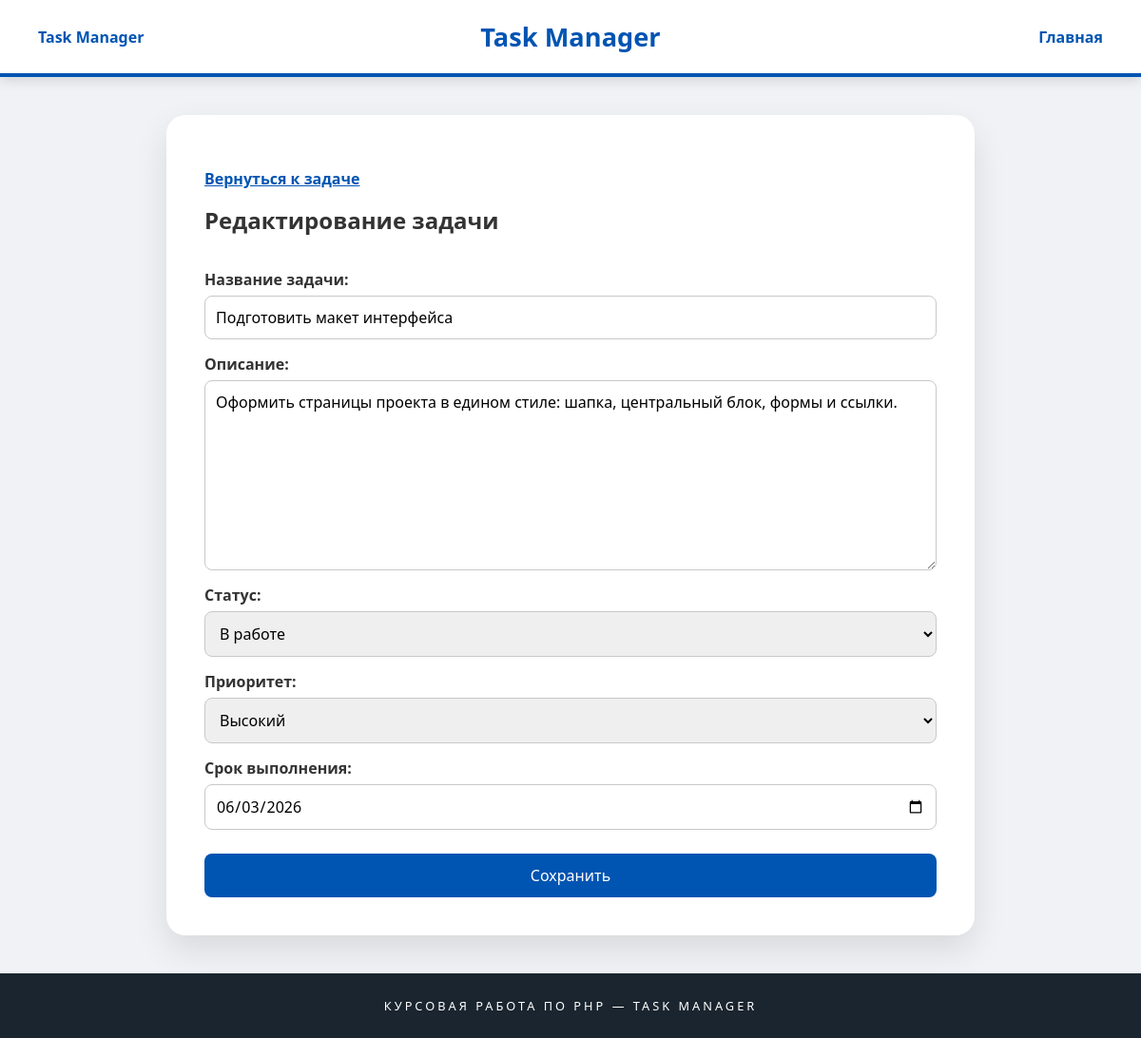
Page /tasks/2/edit on the committed database.
### tables this page shows
CREATE TABLE `tasks` (
    `id` INT NOT NULL AUTO_INCREMENT,
    `author_id` INT NOT NULL,
    `title` VARCHAR(255) NOT NULL,
    `description` TEXT NOT NULL,
    `status` ENUM('new', 'in_progress', 'done') NOT NULL DEFAULT 'new',
    `priority` ENUM('low', 'medium', 'high') NOT NULL DEFAULT 'medium',
    `deadline` DATE DEFAULT NULL,
    `created_at` DATETIME NOT NULL DEFAULT CURRENT_TIMESTAMP,
    `updated_at` DATETIME DEFAULT NULL,
    PRIMARY KEY (`id`),
    KEY `author_id_index` (`author_id`),
    CONSTRAINT `tasks_author_fk`
        FOREIGN KEY (`author_id`) REFERENCES `users` (`id`)
        ON DELETE CASCADE
);

### src/MyProject/Controllers/TaskController.php (called while the page is built, shortened)
<?php
class TaskController
{
    private $view;
    public function __construct()
    {
        $this->view = new View(__DIR__ . '/../../../templates');
    }
    public function edit(int $taskId): void
    {
        $task = Task::getById($taskId);
        $message = '';
        $this->view->renderHtml('tasks/edit.php', [
            'task' => $task,
            'message' => $message,
        ]);
    }
}

### src/settings.php (called while the page is built)
<?php
return [
    'db' => [
        'host' => 'localhost',
        'dbname' => 'task_manager',
        'user' => 'root',
        'password' => '',
    ],
];

### src/MyProject/Services/Db.php (called while the page is built, shortened)
<?php
class Db
{
    private static $instance;
    private $pdo;
    private function __construct()
    {
        $dbOptions = (require __DIR__ . '/../../settings.php')['db'];
        $this->pdo = new \PDO(
            'mysql:host=' . $dbOptions['host'] . ';dbname=' . $dbOptions['dbname'],
            $dbOptions['user'],
            $dbOptions['password']
        );
        $this->pdo->exec('SET NAMES UTF8');
        $this->pdo->setAttribute(\PDO::ATTR_ERRMODE, \PDO::ERRMODE_EXCEPTION);
    }
    public static function getInstance(): self
    {
        if (self::$instance === null) {
            self::$instance = new self();
        }
        return self::$instance;
    }
    public function query(string $sql, array $params = [], string $className = 'stdClass'): ?array
    {
        $statement = $this->pdo->prepare($sql);
        $result = $statement->execute($params);
        return $statement->fetchAll(\PDO::FETCH_CLASS, $className);
    }
}

### src/MyProject/Models/ActiveRecordEntity.php (called while the page is built, shortened)
<?php
abstract class ActiveRecordEntity
{
    protected ?int $id = null;
    public function getId(): int
    {
        return $this->id;
    }
    public static function getById(int $id): ?self
    {
        $db = Db::getInstance();
        $entities = $db->query(
            'SELECT * FROM `' . static::getTableName() . '` WHERE id = :id;',
            [':id' => $id],
            static::class
        );
        return $entities ? $entities[0] : null;
    }
    private function underscoreToCamelCase(string $source): string
    {
        return lcfirst(str_replace('_', '', ucwords($source, '_')));
    }
}

### src/MyProject/Models/Tasks/Task.php (called while the page is built, shortened)
<?php
class Task extends ActiveRecordEntity
{
    protected $title;
    protected $description;
    protected $status;
    protected $priority;
    protected $deadline;
    public function getTitle(): string
    {
        return $this->title;
    }
    public function getDescription(): string
    {
        return $this->description;
    }
    public function getStatus(): string
    {
        return $this->status;
    }
    public function getPriority(): string
    {
        return $this->priority;
    }
    public function getDeadline(): ?string
    {
        return $this->deadline;
    }
    protected static function getTableName(): string
    {
        return 'tasks';
    }
}

### src/routes.php (called while the page is built)
<?php
return [
    '~^/$~' => [\MyProject\Controllers\MainController::class, 'main'],
    '~^/tasks/(\d+)$~' => [\MyProject\Controllers\TasksController::class, 'show'],
    '~^/tasks/(\d+)/edit$~' => [\MyProject\Controllers\TaskController::class, 'edit'],
    '~^/tasks/(\d+)/comments$~' => [\MyProject\Controllers\CommentsController::class, 'add'],
    '~^/comments/(\d+)/edit$~' => [\MyProject\Controllers\CommentsController::class, 'edit'],
];

### templates/tasks/edit.php (the view, shortened to what this page needs)
<!DOCTYPE html>
<html lang="ru">
<head>
    <link rel="stylesheet" href="/styles/style.css">
</head>
<body>
<?php include __DIR__ . '/../header.php'; ?>
<main>
    <section class="form-block">
        <p>
            <a class="back-link" href="/tasks/<?= $task->getId() ?>">Вернуться к задаче</a>
        </p>
        <h2>Редактирование задачи</h2>
        <form method="post">
            <label for="title">Название задачи:</label>
            <input
                type="text"
                id="title"
                name="title"
                value="<?= htmlspecialchars($task->getTitle(), ENT_QUOTES, 'UTF-8') ?>"
            >
            <label for="description">Описание:</label>
            <textarea id="description" name="description" rows="8"><?= htmlspecialchars($task->getDescription(), ENT_QUOTES, 'UTF-8') ?></textarea>
            <label for="status">Статус:</label>
            <select id="status" name="status">
                <option value="in_progress" <?= $task->getStatus() === 'in_progress' ? 'selected' : '' ?>>В работе</option>
            </select>
            <label for="priority">Приоритет:</label>
            <select id="priority" name="priority">
                <option value="high" <?= $task->getPriority() === 'high' ? 'selected' : '' ?>>Высокий</option>
            </select>
            <label for="deadline">Срок выполнения:</label>
            <input
                type="date"
                id="deadline"
                name="deadline"
                value="<?= htmlspecialchars((string) $task->getDeadline(), ENT_QUOTES, 'UTF-8') ?>"
            >
            <button type="submit">Сохранить</button>
        </form>
    </section>
</main>
<?php include __DIR__ . '/../footer.php'; ?>
</body>
</html>

### templates/header.php
<header>
    <div class="logo-block">
        <a href="/">Task Manager</a>
    </div>
    <h1>Task Manager</h1>
    <nav class="header-menu">
        <a href="/">Главная</a>
    </nav>
</header>

### templates/footer.php
<footer>
    <p>Курсовая работа по PHP — Task Manager</p>
</footer>

### index.php (shortened to what this page needs)
<?php
$routes = require __DIR__ . '/src/routes.php';
$requestPath = parse_url($_SERVER['REQUEST_URI'], PHP_URL_PATH);
$requestPath = rawurldecode($requestPath);
foreach ($routes as $pattern => $route) {
    if (preg_match($pattern, $requestPath, $matches)) {
        $actionName = $route[1];
        $controller = new $controllerName();
        array_shift($matches);
        $controller->$actionName(...$matches);
        return;
    }
}

### styles/style.css (style rules this page uses)
* { box-sizing: border-box; }
body { font-family: 'Segoe UI', Tahoma, sans-serif; margin: 0; min-height: 100vh; display: flex; flex-direction: column; background-color: #f0f2f5; color: #222; }
header { display: grid; grid-template-columns: 1fr auto 1fr; align-items: center; padding: 20px 40px; background-color: #ffffff; border-bottom: 4px solid #0054b2; box-shadow: 0 4px 12px rgba(0, 0, 0, 0.12); }
.logo-block { justify-self: start; font-weight: 600; }
.logo-block a { color: #0054b2; text-decoration: none; }
header h1 { margin: 0; font-size: 1.7rem; color: #0054b2; text-align: center; }
.header-menu { justify-self: end; }
.header-menu a { color: #0054b2; font-weight: 600; text-decoration: none; }
main { flex: 1; display: flex; justify-content: center; align-items: flex-start; padding: 40px 20px; }
.content-block, .form-block { width: 100%; max-width: 850px; background-color: white; padding: 40px; border-radius: 20px; box-shadow: 0 15px 35px rgba(0, 0, 0, 0.1); }
.content-block h2, .form-block h2 { margin-top: 0; color: #333; }
.task-card a, .task-actions a, .back-link, .page-link { color: #0054b2; font-weight: 600; }
form { display: flex; flex-direction: column; }
label { margin-top: 15px; margin-bottom: 6px; font-weight: 600; color: #333; }
input, select, textarea { width: 100%; padding: 11px; font-size: 16px; font-family: inherit; border: 1px solid #c8c8c8; border-radius: 8px; }
textarea { resize: vertical; }
button { margin-top: 25px; padding: 12px; font-size: 16px; font-family: inherit; color: white; background-color: #0054b2; border: none; border-radius: 8px; cursor: pointer; }
footer { background-color: #1a252f; color: white; padding: 25px; text-align: center; font-size: 0.8rem; text-transform: uppercase; letter-spacing: 3px; }
footer p { margin: 0; }

### rows in the picture
tasks: title "Подготовить макет интерфейса", description "Оформить страницы проекта в едином стиле: шапка, центральный блок, формы и ссылки.", status "В работе", priority "Высокий", deadline "06/03/2026"
